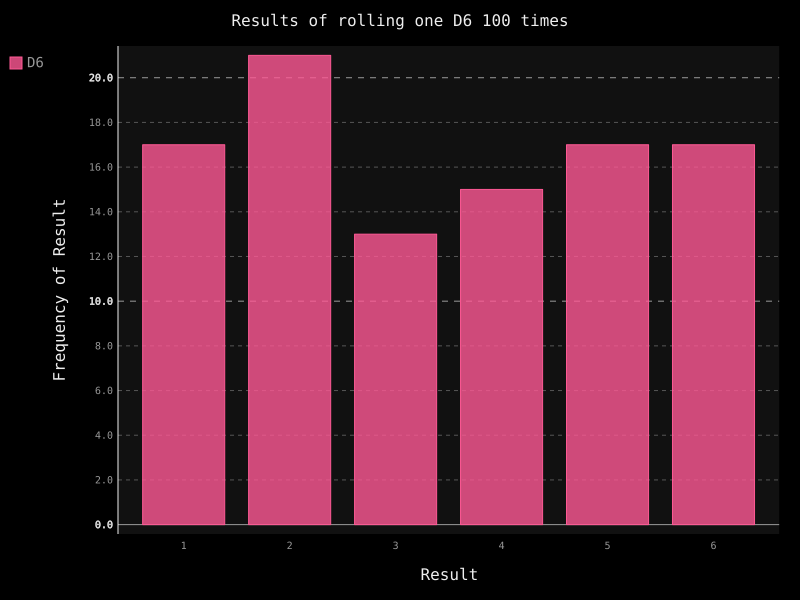

Source code (Python):
from die import *
import pygal

die = Die()

results = []
for roll_num in range(100):
    result = die.roll()
    results.append(result)

print(results)

frequencies = []
for value in range(1, die.num_sides + 1):
    frequency = results.count(value)
    frequencies.append(frequency)

print(frequencies)

hist = pygal.Bar()

hist.title = "Results of rolling one D6 100 times"
hist.x_labels = ['1', '2', '3', '4', '5', '6']
hist.x_title = "Result"
hist.y_title = "Frequency of Result"

hist.add('D6', frequencies)
hist.render_to_file('die_visual.svg')
